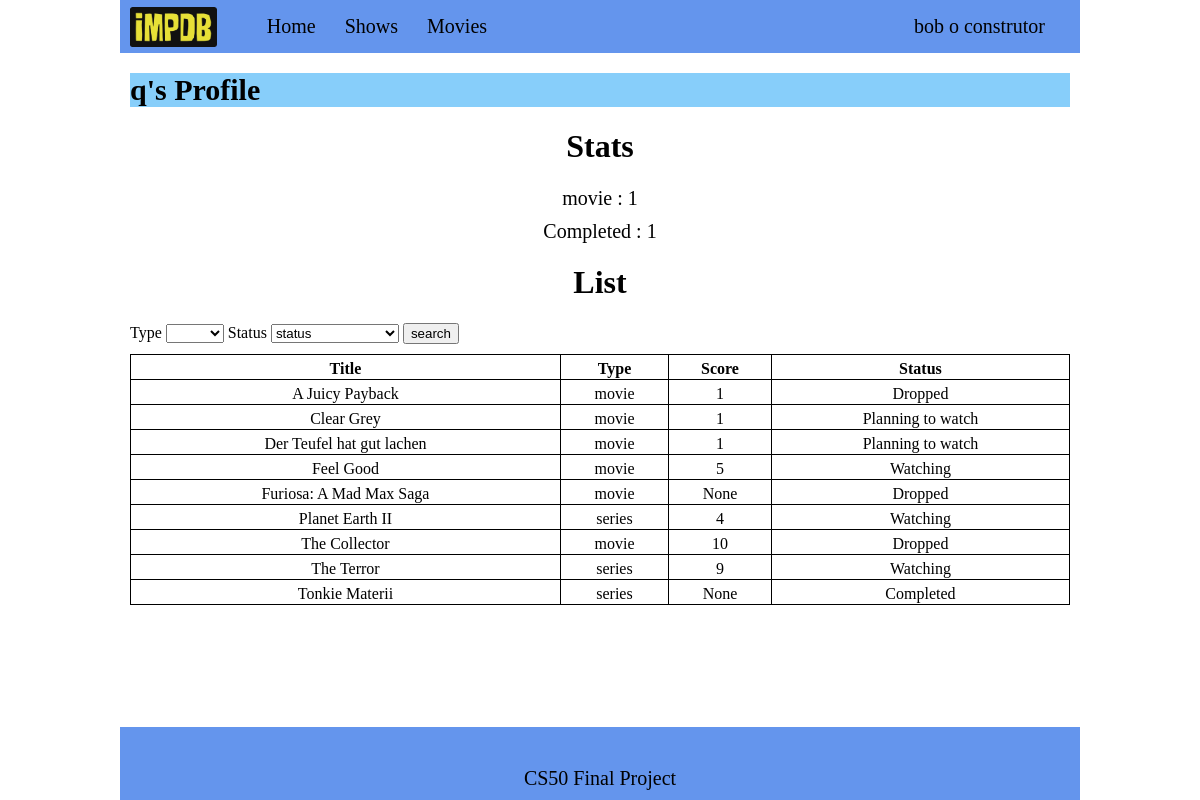
Page /profile?id=1 (signed in) on the committed database.
### tables this page shows
CREATE TABLE "users_list" (
	"user_id"	INTEGER,
	"show_id"	INTEGER,
	"status"	TEXT,
	"score"	INTEGER,
	"edit_date"	TEXT,
	PRIMARY KEY("user_id","show_id")
);

CREATE TABLE "shows" (
	"id"	INTEGER,
	"title"	TEXT NOT NULL,
	"year"	TEXT,
	"rated"	TEXT,
	"released"	TEXT,
	"duration"	INTEGER,
	"plot"	TEXT,
	"language"	TEXT,
	"country"	TEXT,
	"image"	TEXT,
	"type"	NUMERIC,
	"Seasons"	INTEGER,
	PRIMARY KEY("id" AUTOINCREMENT)
);

### app.py (the view)
@app.route("/profile", methods=["GET", "POST"])
def profile():
    id = request.args.get("id", None)
    try:
        id = int(id)
    except:
        id = None
    if id != None:
        username =  cursor.execute("SELECT username FROM users WHERE id = ?",(id,)).fetchone()
        status = cursor.execute("""SELECT status, COUNT(show_id) from users_list
                    WHERE user_id = ? GROUP BY status""",(id,)).fetchall()
        types = cursor.execute("""SELECT shows.type, COUNT(shows.id) from users_list
                    INNER JOIN shows ON shows.id = users_list.show_id
                    WHERE user_id = ?
                    GROUP BY shows.type """,(id,)).fetchall()
        if status!=None and types != None:
            query = """SELECT title, shows.type, score, status FROM users_list
                            INNER JOIN users
                            ON users.id = users_list.user_id
                            INNER JOIN shows
                            ON shows.id = users_list.show_id
                            WHERE users.id = ?"""
            filter_type = request.form.get("type", None)
            if filter_type != "" and filter_type is not None:
                query = query + " AND shows.type = ?"
            else:
                filter_type = None
            filter_status  = request.form.get("status", None)
            if filter_status != "" and filter_status is not None:
                query = query + " AND users_list.status = ?"
            else:
                filter_status = None
            query = query + " ORDER BY title ASC"
            if filter_type is None and filter_status is None:
                user_list = cursor.execute(query, (session["user_id"],))
            elif filter_type is not None and filter_status is not None:
                user_list = cursor.execute(query, (session["user_id"], filter_type, filter_status))
            elif filter_type is not None:
                user_list = cursor.execute(query, (session["user_id"], filter_type))
            else:
                user_list = cursor.execute(query, (session["user_id"], filter_status))
            return render_template("profile.html", status = status, types = types, username=username[0], user_list = user_list)
    return render_template("index.html")

### templates/profile.html (shortened to what this page needs)
{% extends "layout.html" %}
{% block main %}
<div class="big_title">{{ username }}'s Profile</div>
    <div class="user-stats">
        <h1 style = "text-align: center;">Stats</h1>
        <div class="types">
        {% for type in types %}
            <div class="stat">
                {{ type[0] }} : {{ type[1] }}
            </div>
        {% endfor %}
        </div>
        <div class="status">
            {% for row in status %}
                <div class="stat">
                    {{ row[0] }} : {{ row[1] }}
                </div>
            {% endfor %}
        </div>
    </div>
    <div class="user-list">
        <h1 style = "text-align: center;">List</h1>
        <form class ="search-form" action="/profile?id={{session['user_id']}}" method="post">
            <label class="search-field" for = "type">Type</label>
            <select id="type" name="type">
                <option  value=""></option>
                <option  value="movie">movie</option>
            </select>
            <label class="search-status" for = "status">Status</label>
            <select id="status" name="status">
                <option selected value="">status</option>
            </select>
            <button type="submit">search</button>
       </form>
       <div class = "list">
            <table>
                <thead>
                    <tr>
                        <th>Title</th>
                        <th>Type</th>
                        <th>Score</th>
                        <th>Status</th>
                    </tr>
                </thead>
                {% if user_list is not none %}
                    <tbody>
                        {% for n in user_list %}
                        <tr>
                            <td class="title">{{n[0]}}</td>
                            <td class="type">{{n[1]}}</td>
                            <td class="score">{{n[2]}}</td>
                            <td class="status">{{n[3]}}</td>
                        </tr>
                        {% endfor %}
                    </tbody>
                {% endif %}
            </table>
       </div>
    </div>
{% endblock %}

### static/style.css (style rules this page uses)
html, body { height: 100%; }
body { min-height: 100vh; display: flex; flex-direction: column; }
body { margin:0px; }
.big_title { font-size: 30px; font-weight: bold; margin-bottom: 20px; background-color: lightskyblue; }
.user-stats .types,.user-stats .status { text-align: center; margin-top: 10px; margin-bottom: 10px; font-size: 20px; display:flex; justify-content: center; }
.user-stats .stat { margin-right: 20px; margin-left: 20px; }
.user-list form { margin-bottom: 10px; }
.list table { width:100%; border-collapse: collapse; }
.list td, .list th { text-align: center; padding-top: 5px; padding-top: 5px; border: 1px solid; }

### rows in the picture
users_list: status "Completed", user "1"
users_list: title "A Juicy Payback", type "movie", score "1", status "Dropped"
users_list: title "Clear Grey", type "movie", score "1", status "Planning to watch"
users_list: title "Der Teufel hat gut lachen", type "movie", score "1", status "Planning to watch"
users_list: title "Feel Good", type "movie", score "5", status "Watching"
users_list: title "Furiosa: A Mad Max Saga", type "movie", n "None", status "Dropped"
users_list: title "Planet Earth II", type "series", score "4", status "Watching"
users_list: title "The Collector", type "movie", score "10", status "Dropped"
users_list: title "The Terror", type "series", score "9", status "Watching"
users_list: title "Tonkie Materii", type "series", n "None", status "Completed"

### other values in the picture
{{ session["username"] }} "bob o construtor"
{{ username }} "q"
{{ type[0] }} "movie"
{{ type[1] }} "1"
